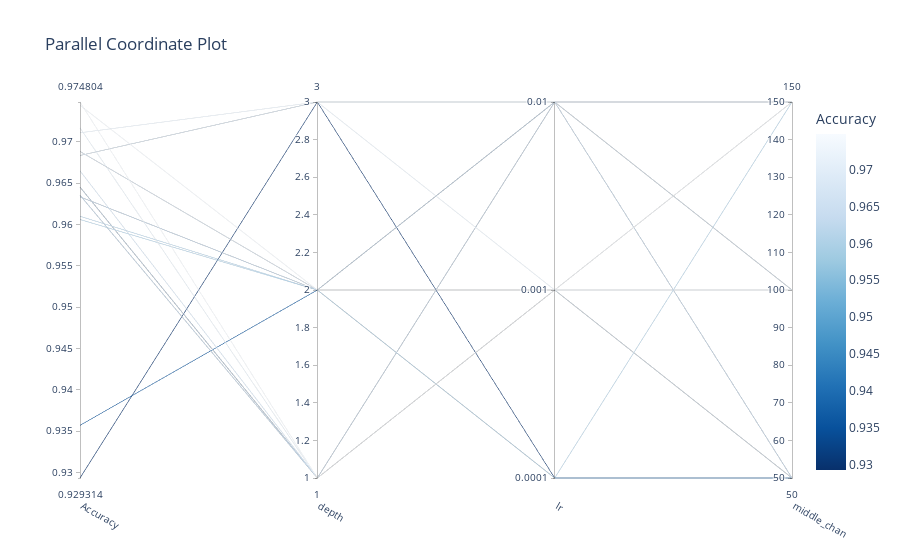

Here is the notebook cell this chart was saved with:
### Markdown cell above
### Parallel plot for visualizing the relationship between the objectives and the search parameters

### Code cell
optuna.visualization.plot_parallel_coordinate(study,
                                              target=lambda t: t.values[0],
                                               target_name="Accuracy")

### Figure 1 — Plotly figure (JSON) as saved in the notebook; plotly's stock layout.template omitted (floating-point values rounded to 4 significant figures)
{"data": [{"dimensions": [{"label": "Accuracy", "range": [0.9293, 0.9748], "values": [0.9606, 0.9357, 0.9293, 0.9744, 0.9748, 0.9688, 0.9665, 0.9688, 0.9711, 0.9717, 0.9683, 0.9683, 0.9635, 0.9645, 0.9633, 0.961, 0.9645, 0.9645, 0.9635, 0.9633]}, {"label": "depth", "range": [1, 3], "values": [2, 2, 3, 2, 1, 2, 1, 2, 3, 1, 3, 3, 1, 1, 2, 2, 1, 1, 1, 2]}, {"label": "lr", "range": [0, 2], "ticktext": ["0.0001", "0.001", "0.01"], "tickvals": [0, 1, 2], "values": [0, 0, 0, 1, 1, 1, 1, 1, 1, 1, 2, 2, 2, 2, 2, 2, 2, 2, 2, 2]}, {"label": "middle_chan", "range": [50, 150], "values": [150, 50, 50, 150, 150, 50, 50, 50, 100, 100, 100, 100, 100, 150, 50, 150, 150, 150, 100, 50]}], "labelangle": 30, "labelside": "bottom", "line": {"color": [0.9606, 0.9357, 0.9293, 0.9744, 0.9748, 0.9688, 0.9665, 0.9688, 0.9711, 0.9717, 0.9683, 0.9683, 0.9635, 0.9645, 0.9633, 0.961, 0.9645, 0.9645, 0.9635, 0.9633], "colorbar": {"title": {"text": "Accuracy"}}, "colorscale": [[0, "rgb(247,251,255)"], [0.125, "rgb(222,235,247)"], [0.25, "rgb(198,219,239)"], [0.375, "rgb(158,202,225)"], [0.5, "rgb(107,174,214)"], [0.625, "rgb(66,146,198)"], [0.75, "rgb(33,113,181)"], [0.875, "rgb(8,81,156)"], [1, "rgb(8,48,107)"]], "reversescale": true, "showscale": true}, "type": "parcoords"}], "layout": {"title": {"text": "Parallel Coordinate Plot"}}}
